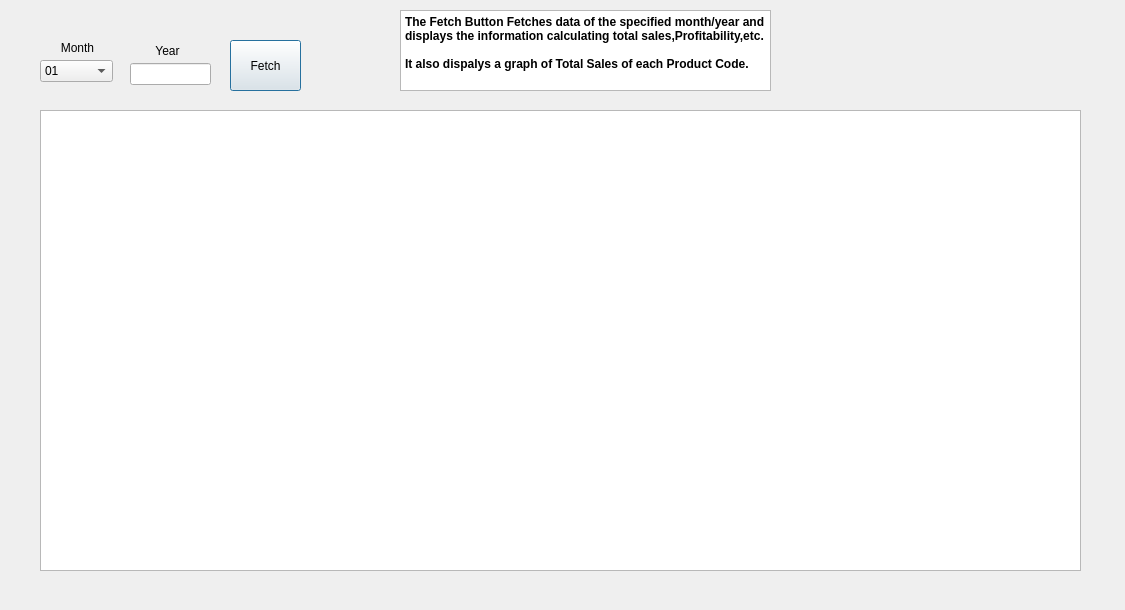
<?xml version="1.0" encoding="UTF-8"?>
<ui version="4.0">
 <class>salesprodmonth</class>
 <widget class="QDialog" name="salesprodmonth">
  <property name="windowModality">
   <enum>Qt::ApplicationModal</enum>
  </property>
  <property name="geometry">
   <rect>
    <x>0</x>
    <y>0</y>
    <width>1125</width>
    <height>610</height>
   </rect>
  </property>
  <property name="focusPolicy">
   <enum>Qt::ClickFocus</enum>
  </property>
  <property name="windowTitle">
   <string>Machine Learning</string>
  </property>
  <property name="windowIcon">
   <iconset>
    <normaloff>../Pics/Electronics.ico</normaloff>../Pics/Electronics.ico</iconset>
  </property>
  <widget class="QComboBox" name="cmb_month">
   <property name="geometry">
    <rect>
     <x>40</x>
     <y>60</y>
     <width>73</width>
     <height>22</height>
    </rect>
   </property>
   <item>
    <property name="text">
     <string>01</string>
    </property>
   </item>
   <item>
    <property name="text">
     <string>02</string>
    </property>
   </item>
   <item>
    <property name="text">
     <string>03</string>
    </property>
   </item>
   <item>
    <property name="text">
     <string>04</string>
    </property>
   </item>
   <item>
    <property name="text">
     <string>05</string>
    </property>
   </item>
   <item>
    <property name="text">
     <string>06</string>
    </property>
   </item>
   <item>
    <property name="text">
     <string>07</string>
    </property>
   </item>
   <item>
    <property name="text">
     <string>08</string>
    </property>
   </item>
   <item>
    <property name="text">
     <string>09</string>
    </property>
   </item>
   <item>
    <property name="text">
     <string>10</string>
    </property>
   </item>
   <item>
    <property name="text">
     <string>11</string>
    </property>
   </item>
   <item>
    <property name="text">
     <string>12</string>
    </property>
   </item>
  </widget>
  <widget class="QLineEdit" name="txt_year">
   <property name="geometry">
    <rect>
     <x>130</x>
     <y>63</y>
     <width>81</width>
     <height>22</height>
    </rect>
   </property>
  </widget>
  <widget class="QLabel" name="label_mes">
   <property name="geometry">
    <rect>
     <x>50</x>
     <y>40</y>
     <width>55</width>
     <height>16</height>
    </rect>
   </property>
   <property name="text">
    <string>Month</string>
   </property>
   <property name="alignment">
    <set>Qt::AlignCenter</set>
   </property>
  </widget>
  <widget class="QLabel" name="label_anio">
   <property name="geometry">
    <rect>
     <x>140</x>
     <y>43</y>
     <width>55</width>
     <height>16</height>
    </rect>
   </property>
   <property name="text">
    <string>Year</string>
   </property>
   <property name="alignment">
    <set>Qt::AlignCenter</set>
   </property>
  </widget>
  <widget class="QPushButton" name="btn_send">
   <property name="geometry">
    <rect>
     <x>230</x>
     <y>40</y>
     <width>71</width>
     <height>51</height>
    </rect>
   </property>
   <property name="text">
    <string>Fetch</string>
   </property>
  </widget>
  <widget class="QTableWidget" name="table">
   <property name="geometry">
    <rect>
     <x>40</x>
     <y>110</y>
     <width>1041</width>
     <height>461</height>
    </rect>
   </property>
  </widget>
  <widget class="QPlainTextEdit" name="plainTextEdit">
   <property name="geometry">
    <rect>
     <x>400</x>
     <y>10</y>
     <width>371</width>
     <height>81</height>
    </rect>
   </property>
   <property name="font">
    <font>
     <weight>75</weight>
     <bold>true</bold>
    </font>
   </property>
   <property name="plainText">
    <string>The Fetch Button Fetches data of the specified month/year and displays the information calculating total sales,Profitability,etc.

It also dispalys a graph of Total Sales of each Product Code.</string>
   </property>
  </widget>
 </widget>
 <resources/>
 <connections/>
</ui>
